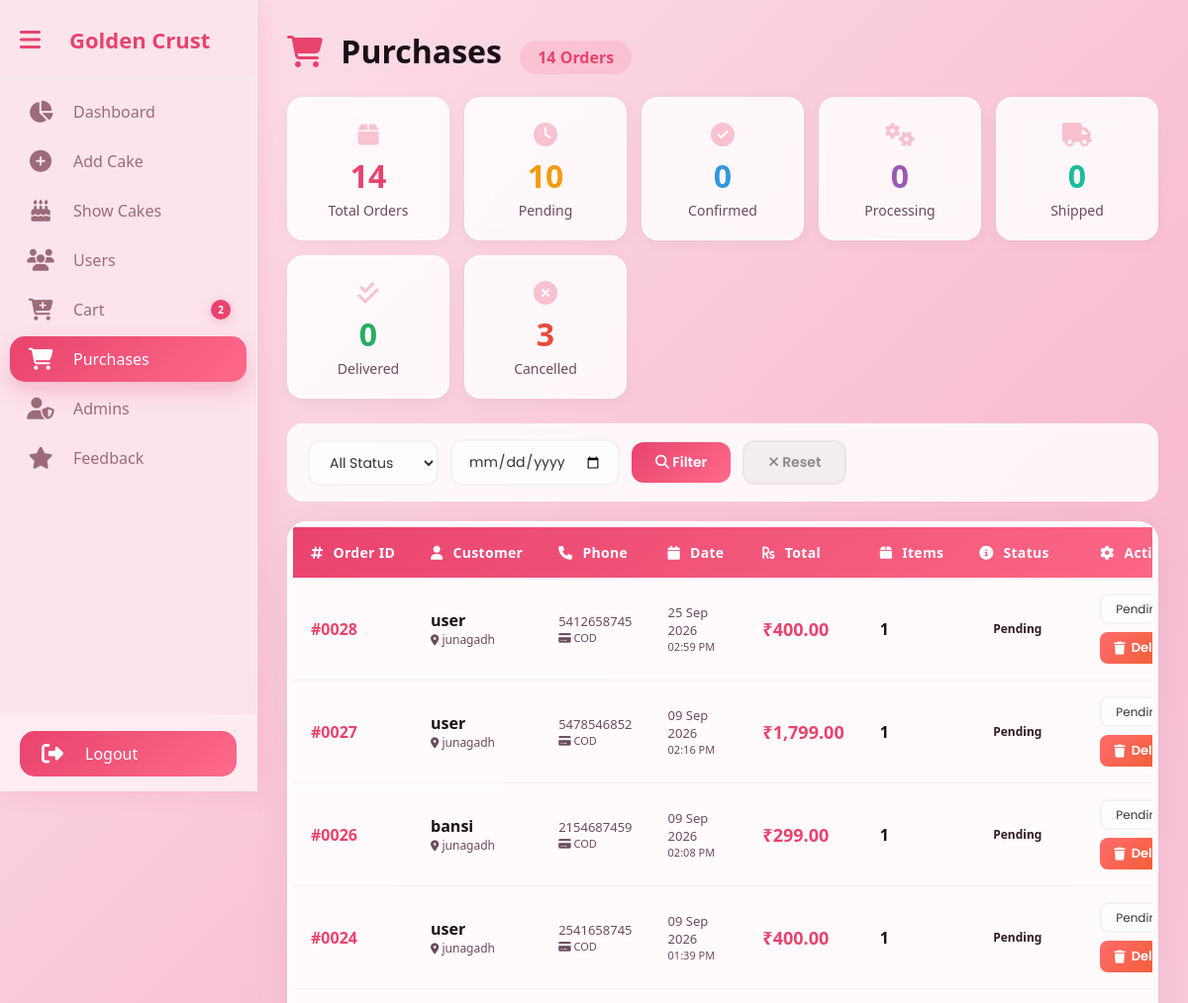
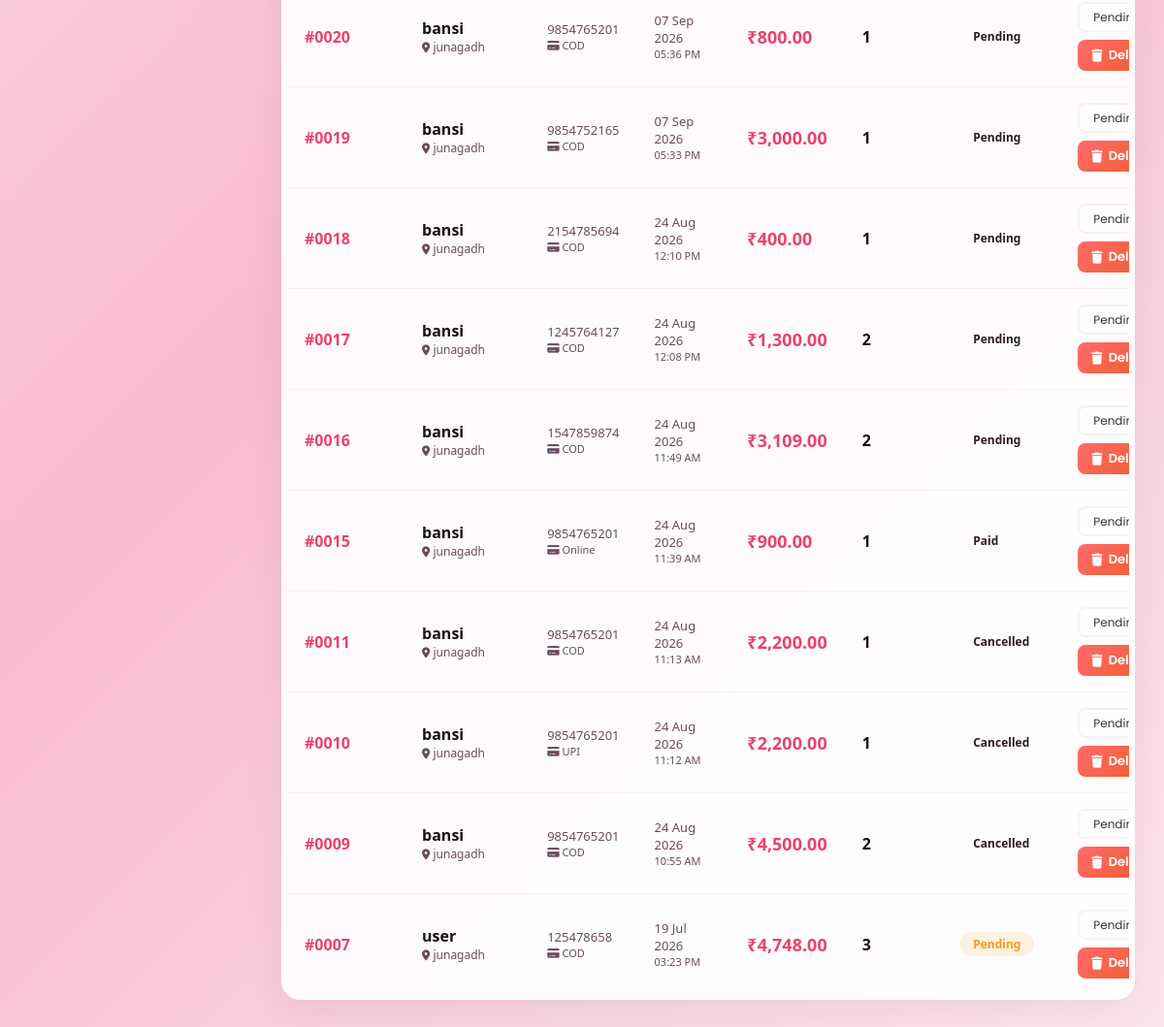
The page /project/admin/purchases.php (signed in) on the database its author committed (2 pictures, top to bottom).
### tables this page shows
CREATE TABLE `orders` (
  `id` int(11) NOT NULL,
  `user_id` int(11) NOT NULL,
  `username` varchar(100) DEFAULT NULL,
  `total_amount` decimal(10,2) NOT NULL,
  `address` text NOT NULL,
  `phone` varchar(20) NOT NULL,
  `payment_method` varchar(50) DEFAULT NULL,
  `payment_status` varchar(20) DEFAULT 'pending',
  `order_notes` text DEFAULT NULL,
  `order_date` datetime NOT NULL,
  `status` varchar(50) DEFAULT 'Pending'
);

### project/admin/purchases.php (the view, shortened to what this page needs)
<?php
$conn = mysqli_connect("localhost","root","","golden_crust");
$date_filter = isset($_GET['date']) ? mysqli_real_escape_string($conn, $_GET['date']) : '';
$where_clause = "";
$query = "SELECT o.*,
          (SELECT COUNT(*) FROM order_items WHERE order_id = o.id) as item_count
          FROM orders o
          $where_clause
          ORDER BY o.id DESC";
$result = mysqli_query($conn, $query);
$total_orders = mysqli_num_rows($result);
$stats_query = "SELECT
    COUNT(*) as total,
    SUM(CASE WHEN status = 'pending' THEN 1 ELSE 0 END) as pending,
    SUM(CASE WHEN status = 'confirmed' THEN 1 ELSE 0 END) as confirmed,
    SUM(CASE WHEN status = 'processing' THEN 1 ELSE 0 END) as processing,
    SUM(CASE WHEN status = 'shipped' THEN 1 ELSE 0 END) as shipped,
    SUM(CASE WHEN status = 'delivered' THEN 1 ELSE 0 END) as delivered,
    SUM(CASE WHEN status = 'cancelled' THEN 1 ELSE 0 END) as cancelled
    FROM orders";
$stats_result = mysqli_query($conn, $stats_query);
$stats = mysqli_fetch_assoc($stats_result);
?>
<!DOCTYPE html>
<html>
<head>
    <link rel="stylesheet" href="https://cdnjs.cloudflare.com/ajax/libs/font-awesome/6.4.0/css/all.min.css">
</head>
<body>
<?php include "includes/sidebar.php"; ?>
<div class="main" id="main">
    <div class="page-header">
        <div class="title">
            <i class="fas fa-shopping-cart"></i> Purchases
            <span class="badge"><?php echo $total_orders; ?> Orders</span>
        </div>
    </div>
    <div class="stats-grid">
        <div class="stat-card">
            <div class="stat-icon"><i class="fas fa-box"></i></div>
            <div class="stat-number"><?php echo $stats['total'] ?? 0; ?></div>
            <div class="stat-label">Total Orders</div>
        </div>
        <div class="stat-card pending">
            <div class="stat-icon"><i class="fas fa-clock"></i></div>
            <div class="stat-number"><?php echo $stats['pending'] ?? 0; ?></div>
            <div class="stat-label">Pending</div>
        </div>
        <div class="stat-card confirmed">
            <div class="stat-icon"><i class="fas fa-check-circle"></i></div>
            <div class="stat-number"><?php echo $stats['confirmed'] ?? 0; ?></div>
            <div class="stat-label">Confirmed</div>
        </div>
        <div class="stat-card processing">
            <div class="stat-icon"><i class="fas fa-cogs"></i></div>
            <div class="stat-number"><?php echo $stats['processing'] ?? 0; ?></div>
            <div class="stat-label">Processing</div>
        </div>
        <div class="stat-card shipped">
            <div class="stat-icon"><i class="fas fa-truck"></i></div>
            <div class="stat-number"><?php echo $stats['shipped'] ?? 0; ?></div>
            <div class="stat-label">Shipped</div>
        </div>
        <div class="stat-card delivered">
            <div class="stat-icon"><i class="fas fa-check-double"></i></div>
            <div class="stat-number"><?php echo $stats['delivered'] ?? 0; ?></div>
            <div class="stat-label">Delivered</div>
        </div>
        <div class="stat-card cancelled">
            <div class="stat-icon"><i class="fas fa-times-circle"></i></div>
            <div class="stat-number"><?php echo $stats['cancelled'] ?? 0; ?></div>
            <div class="stat-label">Cancelled</div>
        </div>
    </div>
    <div class="filters">
        <form method="GET" action="" style="display: flex; gap: 12px; flex-wrap: wrap; width: 100%; align-items: center;">
            <select name="status">
                <option value="">All Status</option>
            </select>
            <input type="date" name="date" value="<?php echo $date_filter; ?>">
            <button type="submit" class="btn-filter">
                <i class="fas fa-search"></i> Filter
            </button>
            <a href="purchases.php" class="btn-reset">
                <i class="fas fa-times"></i> Reset
            </a>
        </form>
    </div>
    <div class="table-wrapper">
        <div class="table-scroll">
            <table>
                <thead>
                    <tr>
                        <th><i class="fas fa-hashtag"></i> Order ID</th>
                        <th><i class="fas fa-user"></i> Customer</th>
                        <th><i class="fas fa-phone"></i> Phone</th>
                        <th><i class="fas fa-calendar"></i> Date</th>
                        <th><i class="fas fa-rupee-sign"></i> Total</th>
                        <th><i class="fas fa-box"></i> Items</th>
                        <th><i class="fas fa-info-circle"></i> Status</th>
                        <th><i class="fas fa-cog"></i> Actions</th>
                    </tr>
                </thead>
                <tbody>
                    <?php if($total_orders > 0): ?>
                        <?php while($order = mysqli_fetch_assoc($result)): ?>
                            <tr>
                                <td class="order-id">#<?php echo str_pad($order['id'], 4, '0', STR_PAD_LEFT); ?></td>
                                <td>
                                    <div class="customer-name"><?php echo htmlspecialchars($order['username'] ?? 'Guest'); ?></div>
                                    <div class="customer-address"><i class="fas fa-map-marker-alt" style="font-size: 11px;"></i> <?php echo htmlspecialchars(substr($order['address'] ?? 'N/A', 0, 30)) . (strlen($order['address'] ?? '') > 30 ? '...' : ''); ?></div>
                                </td>
                                <td>
                                    <div class="customer-phone"><?php echo htmlspecialchars($order['phone'] ?? 'N/A'); ?></div>
                                    <div class="customer-phone" style="font-size: 11px; color: #6b4b5e;">
                                        <i class="fas fa-credit-card"></i> <?php echo htmlspecialchars($order['payment_method'] ?? 'N/A'); ?>
                                    </div>
                                </td>
                                <td>
                                    <div class="date-text"><?php echo date('d M Y', strtotime($order['order_date'])); ?></div>
                                    <div class="time-text"><?php echo date('h:i A', strtotime($order['order_date'])); ?></div>
                                </td>
                                <td class="amount-text">₹<?php echo number_format($order['total_amount'], 2); ?></td>
                                <td><span class="items-count"><?php echo $order['item_count'] ?? 0; ?></span></td>
                                <td>
                                    <span class="status-badge status-<?php echo $order['status']; ?>">
                                        <?php echo ucfirst($order['status']); ?>
                                    </span>
                                </td>
                                <td>
                                    <div class="action-btns">
                                        <form method="POST" class="status-form">
                                            <select name="status">
                                                <option value="pending" <?php echo $order['status'] == 'pending' ? 'selected' : ''; ?>>Pending</option>
                                            </select>
                                        </form>
                                        <a href="?delete=<?php echo $order['id']; ?>" class="btn-delete" onclick="return confirm('Delete this order and all its items?')">
                                            <i class="fas fa-trash"></i> Delete
                                        </a>
                                    </div>
                                </td>
                            </tr>
                        <?php endwhile; ?>
                    <?php endif; ?>
                </tbody>
            </table>
        </div>
    </div>
</div>
</body>
</html>

### project/admin/includes/sidebar.php (style rules this page uses)
* { margin:0; padding:0; box-sizing:border-box; font-family:'Segoe UI',sans-serif; }
.main { margin-left:85px; transition:margin-left 0.35s ease; min-height:100vh; width: calc(100% - 85px); }
.main.shift { margin-left:260px; width: calc(100% - 260px); }

### rows shown on the page
orders: id "0028", username "user", address "junagadh", phone "5412658745", payment_method "COD", order_date "25 Sep 2026", order_date "02:59 PM", total_amount "400.00", item_count "1", status "Pending"
orders: id "0027", username "user", address "junagadh", phone "5478546852", payment_method "COD", order_date "09 Sep 2026", order_date "02:16 PM", total_amount "1,799.00", item_count "1", status "Pending"
orders: id "0026", username "bansi", address "junagadh", phone "2154687459", payment_method "COD", order_date "09 Sep 2026", order_date "02:08 PM", total_amount "299.00", item_count "1", status "Pending"
orders: id "0024", username "user", address "junagadh", phone "2541658745", payment_method "COD", order_date "09 Sep 2026", order_date "01:39 PM", total_amount "400.00", item_count "1", status "Pending"
orders: id "0020", username "bansi", address "junagadh", phone "9854765201", payment_method "COD", order_date "07 Sep 2026", order_date "05:36 PM", total_amount "800.00", item_count "1", status "Pending"
orders: id "0019", username "bansi", address "junagadh", phone "9854752165", payment_method "COD", order_date "07 Sep 2026", order_date "05:33 PM", total_amount "3,000.00", item_count "1", status "Pending"
orders: id "0018", username "bansi", address "junagadh", phone "2154785694", payment_method "COD", order_date "24 Aug 2026", order_date "12:10 PM", total_amount "400.00", item_count "1", status "Pending"
orders: id "0017", username "bansi", address "junagadh", phone "1245764127", payment_method "COD", order_date "24 Aug 2026", order_date "12:08 PM", total_amount "1,300.00", item_count "2", status "Pending"
orders: id "0016", username "bansi", address "junagadh", phone "1547859874", payment_method "COD", order_date "24 Aug 2026", order_date "11:49 AM", total_amount "3,109.00", item_count "2", status "Pending"
orders: id "0015", username "bansi", address "junagadh", phone "9854765201", payment_method "Online", order_date "24 Aug 2026", order_date "11:39 AM", total_amount "900.00", item_count "1", status "Paid"
orders: id "0011", username "bansi", address "junagadh", phone "9854765201", payment_method "COD", order_date "24 Aug 2026", order_date "11:13 AM", total_amount "2,200.00", item_count "1", status "Cancelled"
orders: id "0010", username "bansi", address "junagadh", phone "9854765201", payment_method "UPI", order_date "24 Aug 2026", order_date "11:12 AM", total_amount "2,200.00", item_count "1", status "Cancelled"
orders: id "0009", username "bansi", address "junagadh", phone "9854765201", payment_method "COD", order_date "24 Aug 2026", order_date "10:55 AM", total_amount "4,500.00", item_count "2", status "Cancelled"
orders: id "0007", username "user", address "junagadh", phone "125478658", payment_method "COD", order_date "19 Jul 2026", order_date "03:23 PM", total_amount "4,748.00", item_count "3", status "Pending"

### other values the page prints
$cart_count "2"
$total_orders "14"
$stats['total'] "14"
$stats['pending'] "10"
$stats['confirmed'] "0"
$stats['processing'] "0"
$stats['shipped'] "0"
$stats['delivered'] "0"
$stats['cancelled'] "3"
